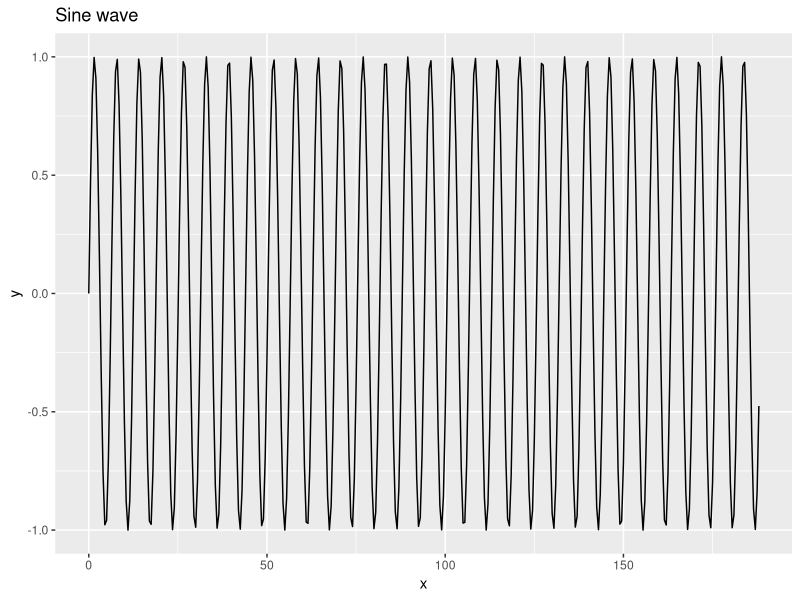
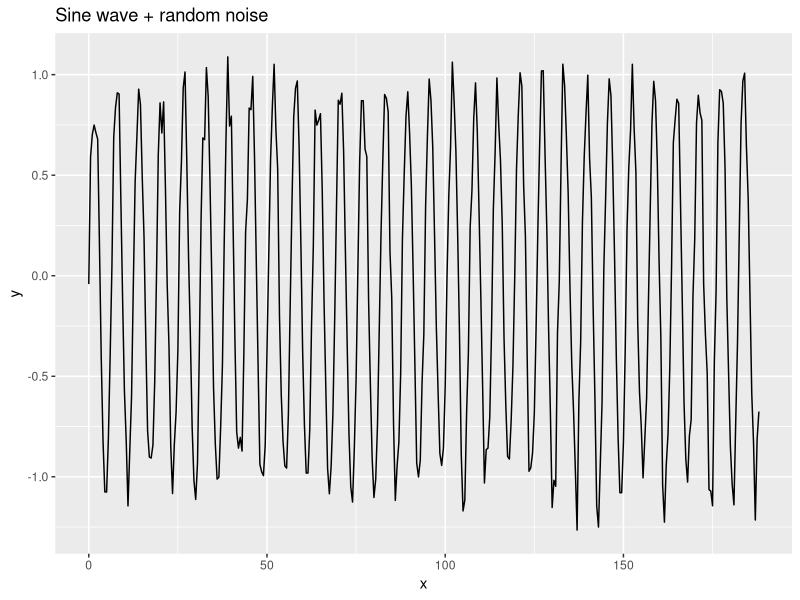

R code for these plots, in order:
library(ggplot2)
#
# smooth, normal sine
#
t <- seq(0, pi*60, 0.5)
y <- sin(t)
p <- ggplot(data.frame(x = t, y = y), aes(x, y)) + geom_line() + ggtitle("Sine wave")
p
#
# adding random noise
#
y <- sin(t) + 0.1 * (rnorm(length(t)) - 0.5)
p1 <- ggplot(data.frame(x = t, y = y), aes(x, y)) + geom_line() + ggtitle("Sine wave + random noise")
p1
